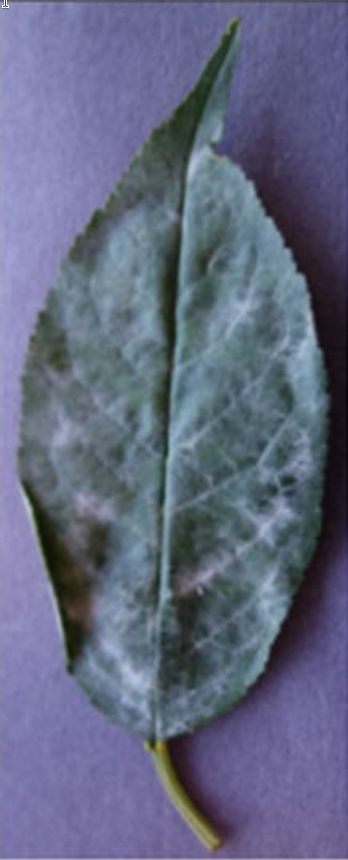
#> input picture final_project/test.png, 348 x 860 px, found by its file name; its folder holds only this picture in this run
$ python main3.py
#> lines starting #> are read from the running program, lines starting #| are printed output that depends on the picture; after the words box and inside, x2 and y2 are one past the last pixel; in counts of white or black regions, pixels touching at a corner belong together
#> in detect_powdery_mildew, img is the input picture: shape (860, 348, 3); mean B, G, R 129.6, 103.7, 98.2
import cv2
import numpy as np

# XYZ reference values (D65 illuminant)
Xn = 95.047
Yn = 100.000
Zn = 108.883

def f(t):
    return np.where(t > 0.008856, np.cbrt(t), 7.787 * t + 16 / 116)

# Function to convert RGB to Lab using the provided formulas
def rgb_to_lab(image):
    # Step 1: Convert RGB image to XYZ color space
    img_xyz = cv2.cvtColor(image, cv2.COLOR_BGR2XYZ)
#> img_xyz: shape (860, 348, 3); mean of channels 0, 1, 2 101, 104.4, 137.4

    # Step 2: Normalize the X, Y, and Z values
    X = img_xyz[:, :, 0] / 255 * 100  # Normalize to percentage
    Y = img_xyz[:, :, 1] / 255 * 100
    Z = img_xyz[:, :, 2] / 255 * 100

    # Step 3: Apply the formulas for L, a, and b
    L = np.where((Y / Yn) > 0.008856, 116 * np.cbrt(Y / Yn) - 16, 903.3 * (Y / Yn))
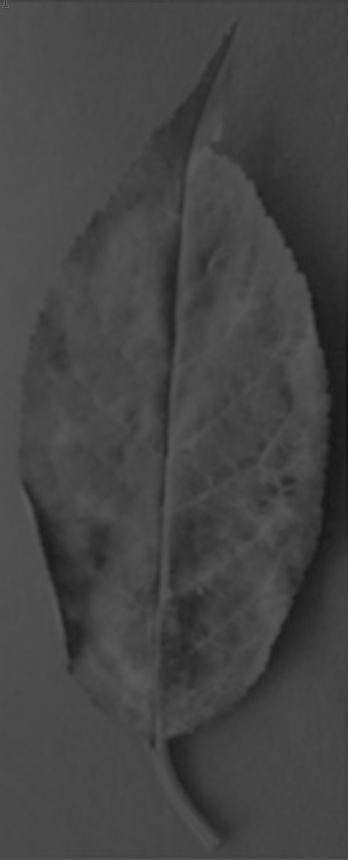
#> L: shape (860, 348) float64; min 17.24, max 100, mean 68.9
    a = 500 * (f(X / Xn) - f(Y / Yn))
#> in f, `return np.where(t > 0.008856, np.cbrt(t), 7.787 * t + 16 / 116)`:
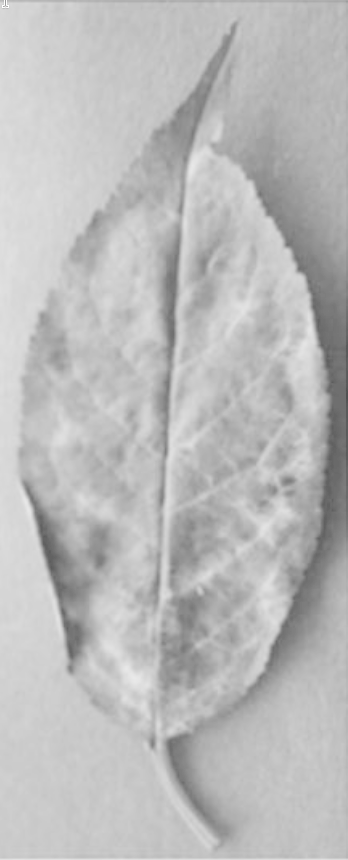
#> returned value: shape (860, 348) float64; min 0.321, max 0.999, mean 0.736
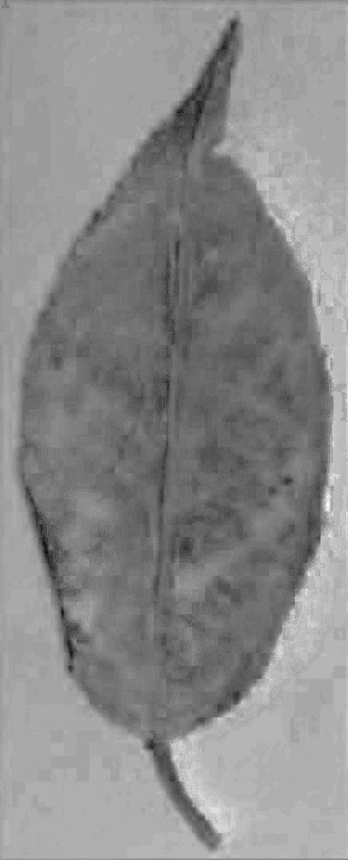
#> a: shape (860, 348) float64; min -22.98, max 23.41, mean 2.2; drawn with min black and max white
    b = 200 * (f(Y / Yn) - f(Z / Zn))
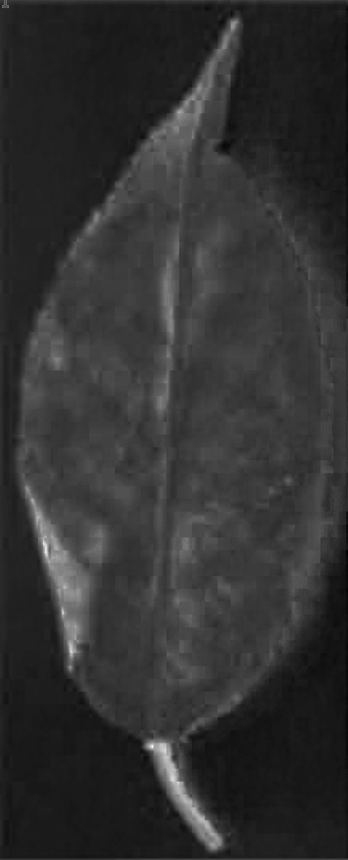
#> b: shape (860, 348) float64; min -23.69, max 50.91, mean -9; drawn with min black and max white

    return L, a, b

def detect_powdery_mildew(image_path):
    # Step 1: Load the RGB color image
    img = cv2.imread(image_path)

    # Step 2: Convert to LAB color space
    L, a, b = rgb_to_lab(img)

    # Step 3: Morphological operations on 'a' channel
    kernel = cv2.getStructuringElement(cv2.MORPH_ELLIPSE, (5, 5))
    a_channel_cleaned = cv2.morphologyEx(a.astype(np.uint8), cv2.MORPH_CLOSE, kernel)
    a_channel_eroded = cv2.erode(a_channel_cleaned, kernel, iterations=1)

    # Step 4: Create binary mask for 'a' channel
    _, binary_mask_a = cv2.threshold(a_channel_eroded, 0, 255, cv2.THRESH_BINARY + cv2.THRESH_OTSU)
#> binary_mask_a: shape (860, 348); 40.1% white; 4 white regions (3 under 20 px), largest, box (x1, y1, x2, y2) and area: (20, 20, 330, 846) 119876
    masked_a_channel = cv2.bitwise_and(a.astype(np.uint8), a.astype(np.uint8), mask=binary_mask_a)

    # Step 5: Process blue channel for disease detection
    b_channel = img[:, :, 0]  # Blue channel
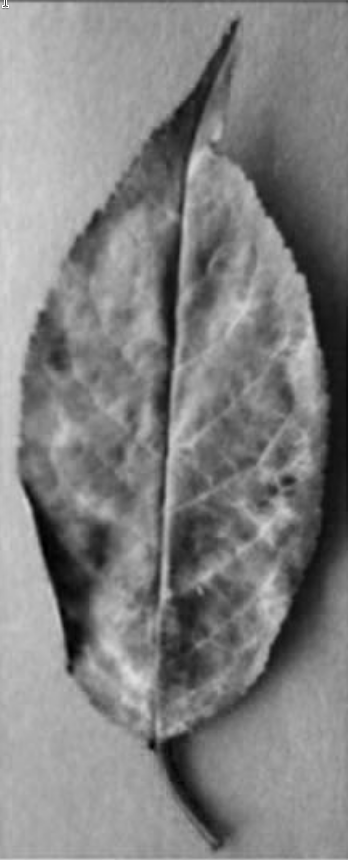
#> b_channel: shape (860, 348); min 0, max 255, mean 129.6
    max_intensity = np.max(b_channel)
#> max_intensity = 255
    Th = max_intensity - 0.15 * max_intensity  # Threshold calculation
#> Th = 216.8
    _, binary_mask_disease = cv2.threshold(b_channel, Th, 255, cv2.THRESH_OTSU)
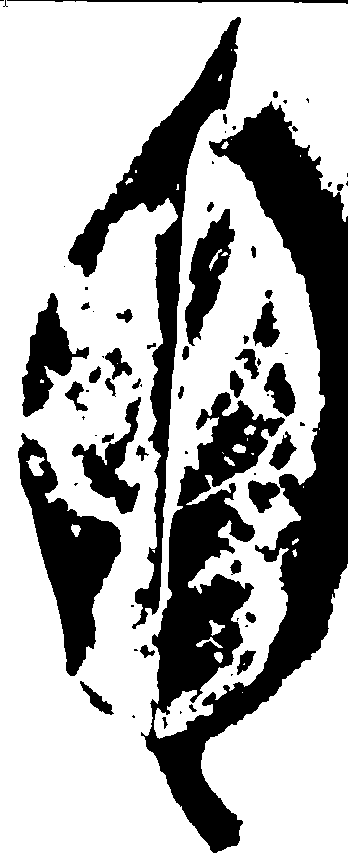
#> binary_mask_disease: shape (860, 348); 67.8% white; 72 black regions (31 under 20 px), largest, box (x1, y1, x2, y2) and area: (141, 101, 348, 853) 54148, (68, 17, 241, 629) 16048, (18, 433, 121, 676) 9739

    # Step 6: Combine masks to get final segmented disease area
    final_mask = cv2.bitwise_and(binary_mask_a, binary_mask_disease)
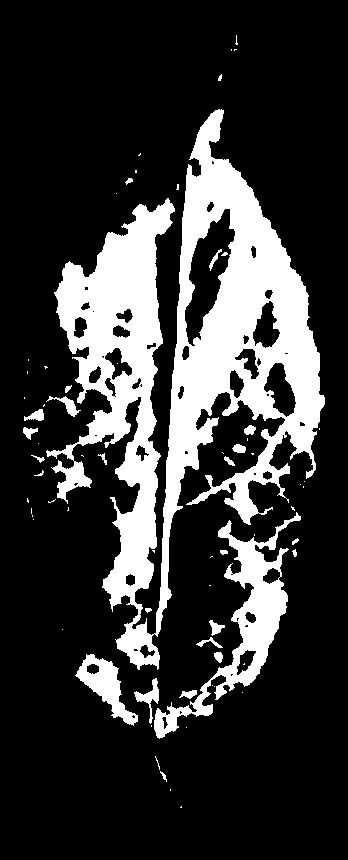
#> final_mask: shape (860, 348); 21.1% white; 70 white regions (45 under 20 px), largest, box (x1, y1, x2, y2) and area: (46, 109, 325, 670) 52995, (154, 512, 301, 739) 6545, (75, 654, 138, 726) 1630

    # Display results
    cv2.imshow('Original Image', img)
    cv2.imshow('Cleaned a Channel', a_channel_cleaned)
    cv2.imshow('Binary Mask (a Channel)', binary_mask_a)
    cv2.imshow('Binary Mask (Disease)', binary_mask_disease)
    cv2.imshow('Masked a channel', masked_a_channel)

    cv2.imshow('Final Segmented Disease Area', final_mask)

    cv2.waitKey(0)
    cv2.destroyAllWindows()


# Example usage
base_folder = 'final_project/'
detect_powdery_mildew(f'{base_folder}test.png')
